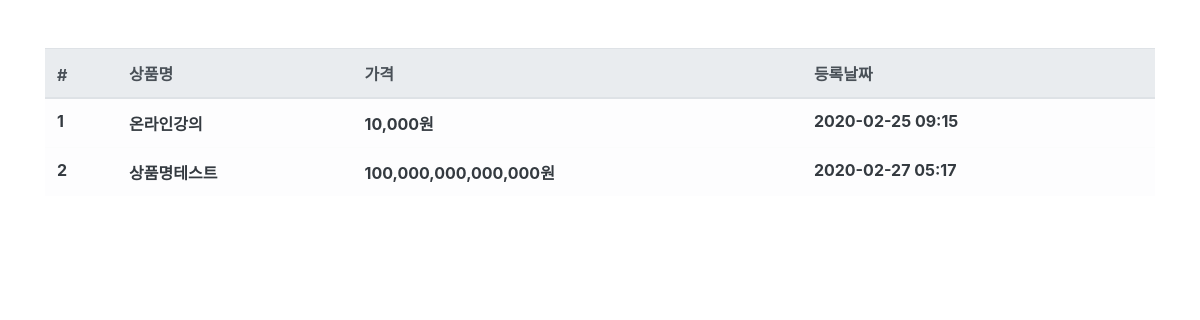
/product/, run on an earlier commit of the app's database.
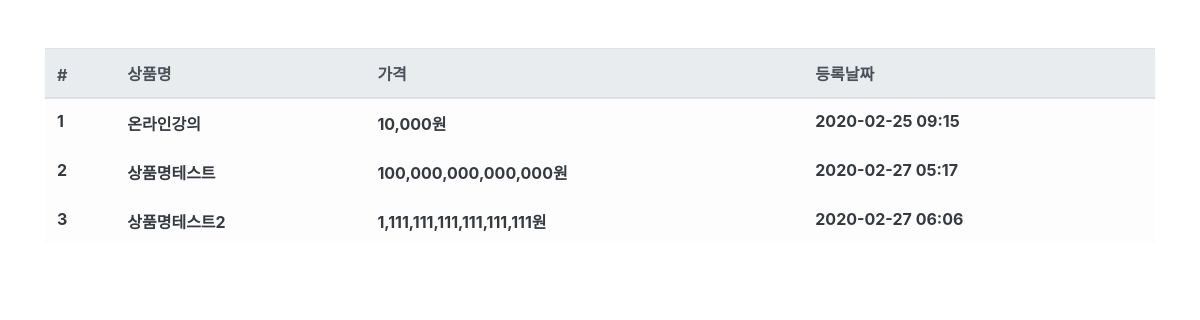
And on a later commit of the database.
### fcproduct/models.py (models this page shows, shortened)
class Fcproduct(models.Model):
    name = models.CharField(max_length=256,verbose_name="상품명")
    price = models.IntegerField(verbose_name="상품가격")
    description = models.TextField(verbose_name="상품설명")
    stock = models.IntegerField(verbose_name = "재고")
    register_dttm = models.DateTimeField(auto_now_add=True, verbose_name="등록날짜")
    class Meta:
        db_table = 'fc_product'
        verbose_name = "상품"
        verbose_name_plural = "상품"

### fcproduct/views.py (the view)
# urls.py: path('product/', ProductList.as_view()),
class ProductList(ListView):
    model = Fcproduct
    template_name = 'product.html'
    context_object_name = 'product_list'

### fcproduct/templates/product.html
{% extends 'base.html' %}
{% load humanize %}
{% block contents %}
<div class = "row mt-5">
    <div class = "col-12">
        <table class = "table table-light">
            <thead class = "thead-light">
                <tr>
                    <th scope="col">#</th>
                    <th scope="col">상품명</th>
                    <th scope="col">가격</th>
                    <th scope="col">등록날짜</th>
                </tr>
            </thead>
            <tbody class="text-dark">
                {% for product in product_list %}
                <tr>
                    <th scope="row">{{ product.id }}</th>
                    <th>{{ product.name }}</th>
                    <th>{{ product.price|intcomma }}원</th>
                    <th>{{ product.register_dttm|date:'Y-m-d H:i' }}</th>
                </tr>
                {% endfor %}
            </tbody>
        </table>
    </div>
</div>
{% endblock %}

### fcuser/templates/base.html (shortened to what this page needs)
<html>
    <head>
        <link rel="stylesheet" href="https://stackpath.bootstrapcdn.com/bootstrap/4.4.1/css/bootstrap.min.css">
</head>
    <body>
        <div class = "container">
            {% block contents %}
            {% endblock %}
        </div>
    </body>
</html>

What changed in the data, as far as the page shows it:
added Fcproduct: id "3", name "상품명테스트2", price "1,111,111,111,111,111,111", register_dttm "2020-02-27 06:06"
